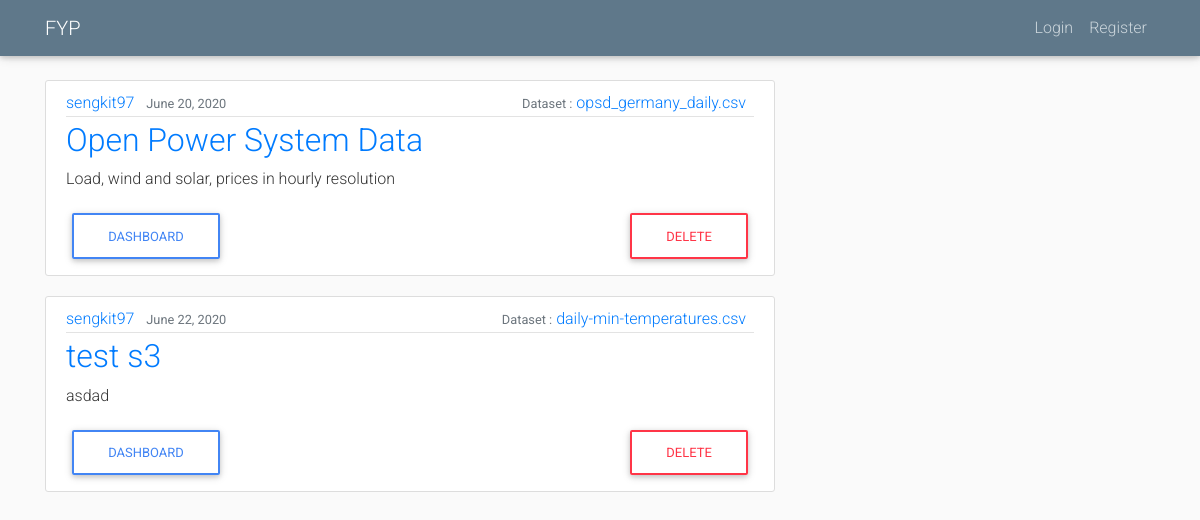
The app's page /project/list/sengkit97, older data.
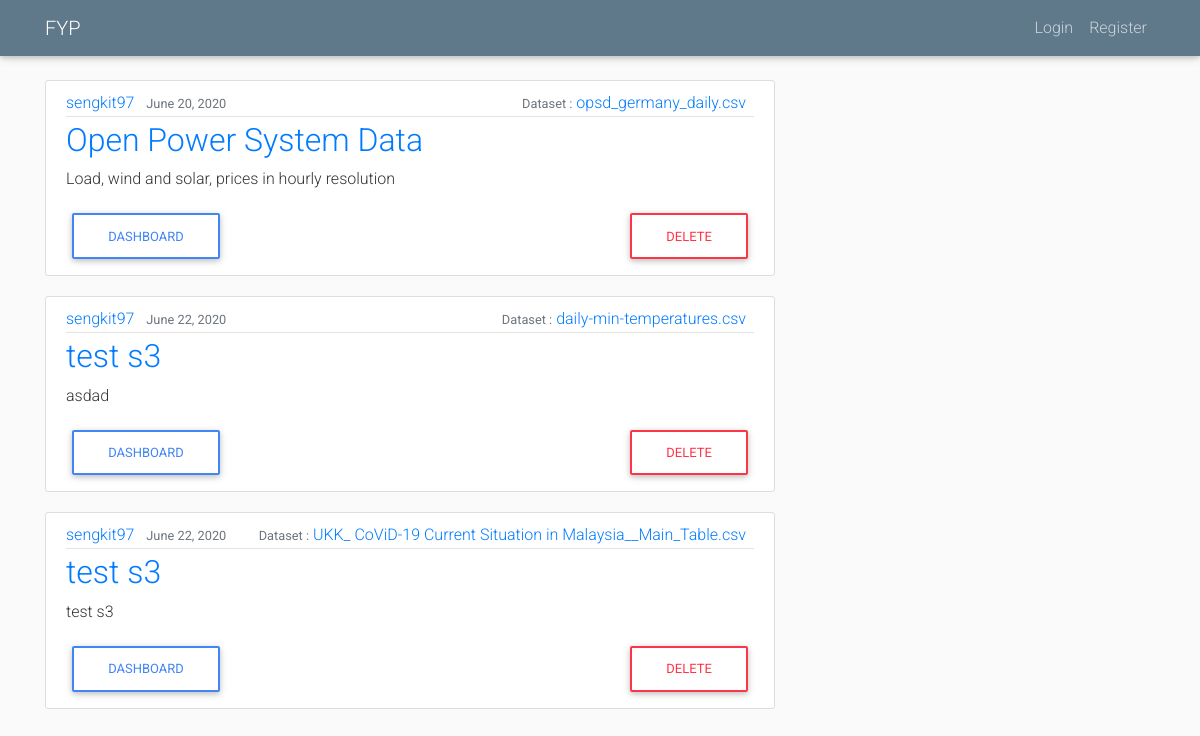
The same page, newer data.
### project/models.py (models this page shows, shortened)
class Project(models.Model):
    title = models.CharField(max_length=200)
    description = models.TextField(max_length=150)
    pub_date = models.DateTimeField(default=timezone.now)
    author = models.ForeignKey(User, on_delete=models.CASCADE)

class Dataset(models.Model):
    dataset = models.FileField(upload_to='datasets/',default="")
    project = models.OneToOneField(Project, on_delete=models.CASCADE)
    title = models.CharField(max_length=100)
    columns = models.TextField()
    size = models.CharField(max_length=100)
    def __str__(self):
        return self.title

### project/views.py (the view)
# urls.py: path('list/<str:username>',views.ProjectListView.as_view(), name='list'),
class ProjectListView(ListView):
    model = Project
    template_name = 'project/list.html'
    context_object_name = 'projects'
    paginate_by = 5
    def get_queryset(self):
        user = get_object_or_404(User, username=self.kwargs.get('username'))
        return Project.objects.filter(author=user)

### templates/project/list.html (shortened to what this page needs)
{% extends "base.html" %}
{% block content %}
	{% for project in projects %}
	<article class="media content-section">
	<div class="media-body">
		<div class="article-metadata">
		<a class="mr-2" href="#">{{ project.author }}</a>
		<small class="text-muted">{{ project.pub_date|date:"F d, Y" }}</small>
		<div class="float-right">
			<small class="text-muted">Dataset :</small>
			<a class="mr-2" href="{% url 'project:read' project.id %}">{{ project.dataset }}</a>
		</div>
		</div>
		<h2><a class="articlecle-title" href="{% url 'project:plot-list' project.id %}">{{ project.title }}</a></h2>
		<p class="article-content">{{ project.description }}</p>
		<a class=" btn btn-outline-primary" href="{% url 'project:dashboard' project.id %}">Dashboard</a>
		<a class="float-right btn btn-outline-danger" href="{% url 'project:project-delete' project.id %}">Delete</a>
	</div>
	</article>
	{% endfor %}
{% endblock %}

Row changes from the older to the newer data that the page shows:
added Project: author "sengkit97", pub_date "June 22, 2020", dataset "UKK_ CoViD-19 Current Situation in Malaysia__Main_Table.csv", title "test s3", description "test s3"
